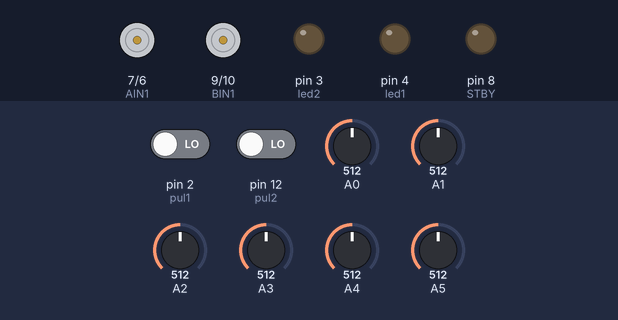
Bench run of a program on a simulated Arduino Nano, built with avr-gcc and run on an emulated ATmega328P. Shown: motor-driver pin pairs drawn as motors (green arrow = first pin HIGH = forward, orange = second pin HIGH = backward, longer = more drive, scaled by the enable pin, stopped while the standby pin is LOW), output pins drawn as LEDs (lit = HIGH). Dashed ring = blinking. The test bench sets the inputs (shaded band); at power-on: pin 12 (pul2) LOW, pin 2 (pul1) LOW, A0 = 512, A1 = 512, A2 = 512, A3 = 512, A4 = 512, A5 = 512.

Above: at 1.3 s.
1.4 s: pin 12 (pul2) driven HIGH
At 1.6 s:
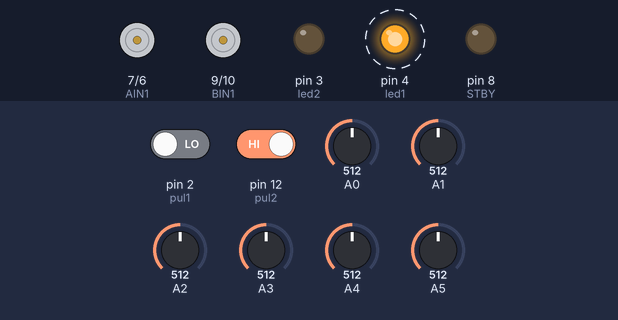
4.4 s: pin 2 (pul1) driven HIGH
At 4.9 s:
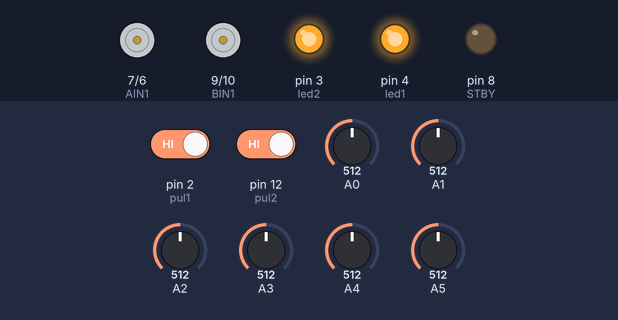
At 9.0 s:
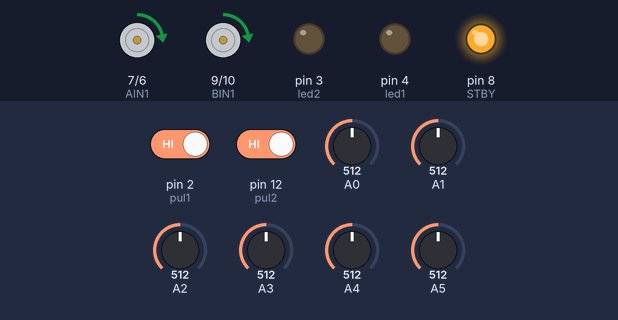
Timing chart, 0 to 10.5 s (numbered marks = the images above; inputs shaded):
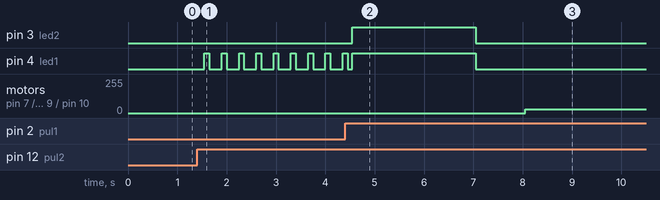

Measured:
- after the input at 1.4 s, pin 4 (led1): alternates HIGH for 0.10 s and LOW for 0.25 s, starting after 0.15 s
- after the input at 4.4 s, pin 3 (led2): LOW → HIGH after 0.15 s, → LOW 2.5 s later; pin 8 (STBY): LOW → HIGH after 2.7 s; motor on pin 7 (AIN1) / pin 6 (AIN2), motor on pin 9 (BIN1) / pin 10 (BIN2): stopped → forward 30/255 after 3.7 s

The program:

main.cpp
```cpp
#include <Arduino.h>
#include <QTRSensors.h>

//Perifericos
#define led1 4
#define led2 3
#define pul1 2
#define pul2 12
//Motores
//Derecho
#define BIN1 9
#define BIN2 10
#define PWMB 11
//Izquierdo
#define AIN1 7
#define AIN2 6
#define PWMA 5
//
#define STBY 8

QTRSensors qtr;

const uint8_t SensorCount = 6;
uint16_t sensorValues[SensorCount];

float proporcional_anterior;
float integral;


// Calibración

int velocidadBase = 30; // Velocidad inicial de los motores cuando esta en recta 0-255

int velocidadGiro = 80;

const int referencia = 0; //En caso de que nuestro sensor no sea 0 en el centro de la linea se ajusta este valor -255 a +255

const float kp=1, kd=0, ki=0; //Valores constantes de nuestro controlador PID

/*
1. Bajar todas las constantes de Kp, Kd, Ki a 0
2. Subir solamente la Kp hasta que el robot termine la pista y no cabecea
3. Subir solamente la Kd hasta que el robot termine la pista y no cabecea
4. Paso 3 pero con Ki

Para cada velocidad base va a existir diferentes valores de KP, KD, KI!!!
*/


// Declaracion de funciones
void menu();
void motores(boolean,boolean,int,int);


void setup()
{
  // configure the sensors
  qtr.setTypeAnalog();
  qtr.setSensorPins((const uint8_t[]){A0, A1, A2, A3, A4, A5}, SensorCount);
  qtr.setEmitterPin(13);

  delay(500);
  pinMode(led1, OUTPUT);
  pinMode(led2, OUTPUT);

  menu();

  digitalWrite(led1, HIGH);
  digitalWrite(led2, HIGH);// turn on Arduino's LED to indicate we are in calibration mode

  pinMode(PWMB, OUTPUT);
  pinMode(BIN2, OUTPUT);
  pinMode(BIN1, OUTPUT);
  pinMode(STBY, OUTPUT);
  pinMode(AIN1, OUTPUT);
  pinMode(AIN2, OUTPUT);
  pinMode(PWMA, OUTPUT);

  digitalWrite(STBY,LOW);


  // Calibracion y otros metodos de inicio
  for (uint16_t i = 0; i < 100; i++)
  {
    qtr.calibrate();
  }
  digitalWrite(led1, LOW);
  digitalWrite(led2, LOW); // turn off Arduino's LED to indicate we are through with calibration

  digitalWrite(STBY,HIGH);
  delay(1000);
  proporcional_anterior = 0;
  integral = 0;
}

void loop()
{
  int16_t position = qtr.readLineBlack(sensorValues);

  position = map(position,0,5000,-255,255);

  int errorSensores =  position - referencia;

  float proporcional = errorSensores * kp;

  integral = (integral + proporcional) * ki;

  float derivativo = (proporcional - proporcional_anterior) * kd;

  int errorControlador = proporcional + integral + derivativo;

  if (errorControlador > velocidadGiro) errorControlador = velocidadGiro;
	else if (errorControlador < -velocidadGiro) errorControlador = -velocidadGiro;

  motores(true,true,velocidadBase+errorControlador,velocidadBase-errorControlador),

  proporcional_anterior = proporcional;
}

void motIzq(bool dir, int vel)
{
  if (vel>0)
  {
    digitalWrite(BIN1,HIGH);
    digitalWrite(BIN2,LOW);
  }
  else
  {
    digitalWrite(BIN1,LOW);
    digitalWrite(BIN2,HIGH);
  }
  analogWrite(PWMB,abs(vel));
}

void motDer(bool dir, int vel)
{
  if (vel>0)
  {
    digitalWrite(AIN1,HIGH);
    digitalWrite(AIN2,LOW);
  }
  else
  {
    digitalWrite(AIN1,LOW);
    digitalWrite(AIN2,HIGH);
  }
  analogWrite(PWMA,abs(vel));
}

void motores(bool dirIzq, bool dirDer, int velIzq, int velDer)
{
  motIzq(dirIzq,velIzq);
  motDer(dirDer,velDer);
}

void menu()
{
  boolean bandera = true;
  int opcion=0;
  while(bandera==true)
  {
    if(digitalRead(pul1) && digitalRead(pul2))
    {
      bandera=false;
    }
    else if(digitalRead(pul1))
    {
      delay(250);
      opcion++;
      if(opcion>3)
      {
        opcion = 0;
      }
    }
    else if(digitalRead(pul2))
    {
      delay(150);
      for(int i=0; i<=opcion;i++)
      {
        digitalWrite(led1,HIGH);
        delay(100);
        digitalWrite(led1,LOW);
        delay(100);
      }
    }
  }
}
```
